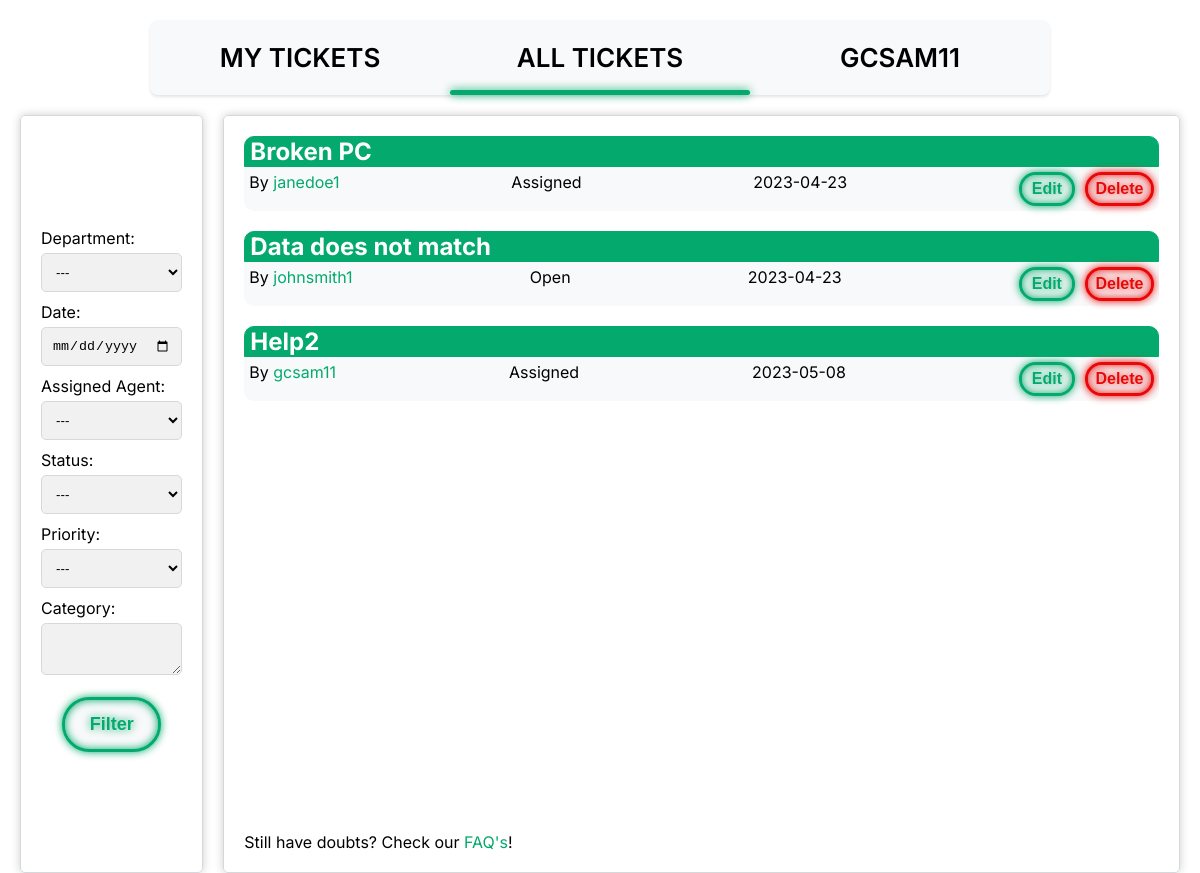
Before: /pages/all_tickets.php (signed in) with the older database file.
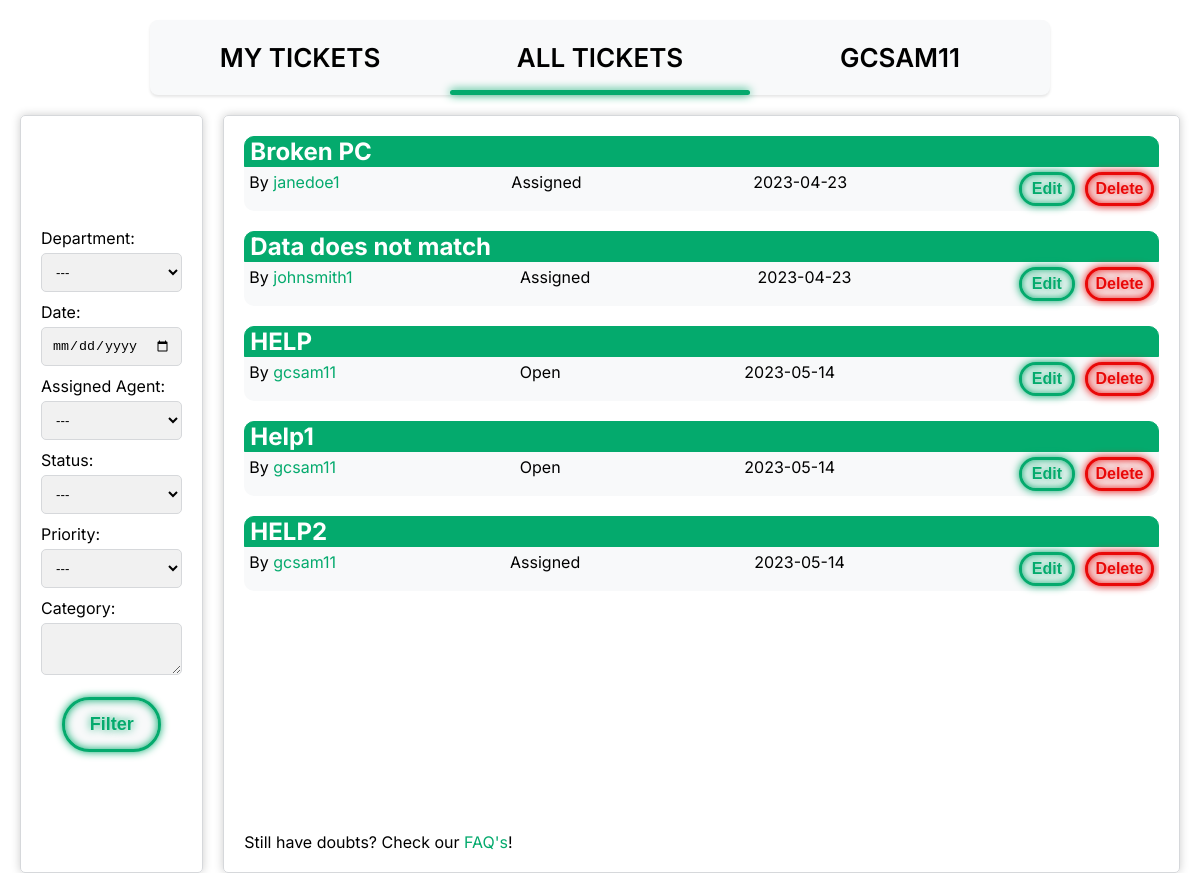
After: the same page with the newer database file.
### tables this page shows
CREATE TABLE TICKET (
    ticket_id INTEGER PRIMARY KEY AUTOINCREMENT,
    user_id INT NOT NULL,
    assigned_agent INT CHECK (assigned_agent <> user_id),
    department_id INT,
    title VARCHAR(255) NOT NULL,
    description VARCHAR(1000) NOT NULL,
    status VARCHAR(10) NOT NULL DEFAULT 'Open' CHECK (status = 'Open' OR status = 'Assigned' OR status = 'Closed'),
    priority VARCHAR(10) NOT NULL DEFAULT 'Low' CHECK (priority = 'Low' OR priority = 'Medium' OR priority = 'High'),
    date DATE NOT NULL,
    FOREIGN KEY(user_id) REFERENCES USER(user_id) ON DELETE CASCADE ON UPDATE CASCADE,
    FOREIGN KEY(department_id) REFERENCES DEPARTMENT(department_id) ON DELETE CASCADE ON UPDATE CASCADE,
    FOREIGN KEY(assigned_agent) REFERENCES USER(user_id) ON DELETE CASCADE ON UPDATE CASCADE
);

CREATE TABLE USER (
    user_id INTEGER PRIMARY KEY AUTOINCREMENT,
    department_id INT,
    name VARCHAR(255) NOT NULL,
    username VARCHAR(8) NOT NULL UNIQUE,
    email VARCHAR(255) NOT NULL UNIQUE,
    password VARCHAR(255) NOT NULL,
    type VARCHAR(10) NOT NULL DEFAULT 'Client' CHECK (type = 'Agent' OR type = 'Admin' OR type = 'Client'),
    gender VARCHAR(10) DEFAULT 'None' CHECK(gender = 'Male' or gender = 'Female' or gender = 'Other' or gender = 'None'),
    FOREIGN KEY(department_id) REFERENCES DEPARTMENT(department_id) ON DELETE CASCADE ON UPDATE CASCADE
);

### database/get_tickets.php (the view)
<?php
    include 'connection.php';
    $stmt = $db->prepare('SELECT * FROM Ticket');
    $stmt->execute();
    while($row = $stmt -> fetch()){
        $stmt2 = $db -> prepare('SELECT username FROM User WHERE user_id = :user_id');
        $stmt2 -> bindParam(':user_id', $row['user_id']);
        $stmt2 -> execute();
        $row2 = $stmt2 -> fetch();
        echo '<h2><a class="ticket_readmore" href="../pages/ticket.php?id=' . $row['ticket_id'] . '">' . $row['title'] . '</a></h2>
        <div class="ticket">
        <div class="ticket_main_info"> <span class="ticket_username"> By <a class="ticket_username_link" href="../pages/profile_viewer.php?id=' .$row['user_id'] . '">' . $row2['username'] . '</a> </span>
        <span class="ticket_status">' . $row['status'] . '</span>
        <span class="ticket_date">' . $row['date'] . ' </span>';
        if(($_SESSION['type'] == 'Admin') || ($_SESSION['user_id'] == $row['user_id'])){
            echo '<div class ="btns">';
            echo '<form class ="editbtnform" action="../pages/editTicket.php?id='.$row['ticket_id'].'" method="POST">
            <input type="hidden" name="csrf" value="' . $_SESSION['csrf'] . '">
            <input type="hidden" name="site" value="alltickets">
            <button type="submit" id="edit_btn"> Edit </button> </form>';
            echo '<form class="deletebtnform" action="../database/deleteTicket.php" method="POST">
            <input type="hidden" name="csrf" value="' . $_SESSION['csrf'] . '">
            <input type="hidden" name="site" value="alltickets">
            <input type="hidden" name="id" value=' . $row['ticket_id'] .'>
            <button type="submit" id="delete_btn"> Delete </button> </form></div>';
        }
        echo '</div></div>';
    }
?>

Changed rows visible on the page:
removed ticket: title "Help2", user.username "gcsam11", status "Assigned", date "2023-05-08"
changed ticket "Data does not match": status "Open" → "Assigned"
added ticket: title "HELP", user.username "gcsam11", status "Open", date "2023-05-14"
added ticket: title "Help1", user.username "gcsam11", status "Open", date "2023-05-14"
added ticket: title "HELP2", user.username "gcsam11", status "Assigned", date "2023-05-14"
